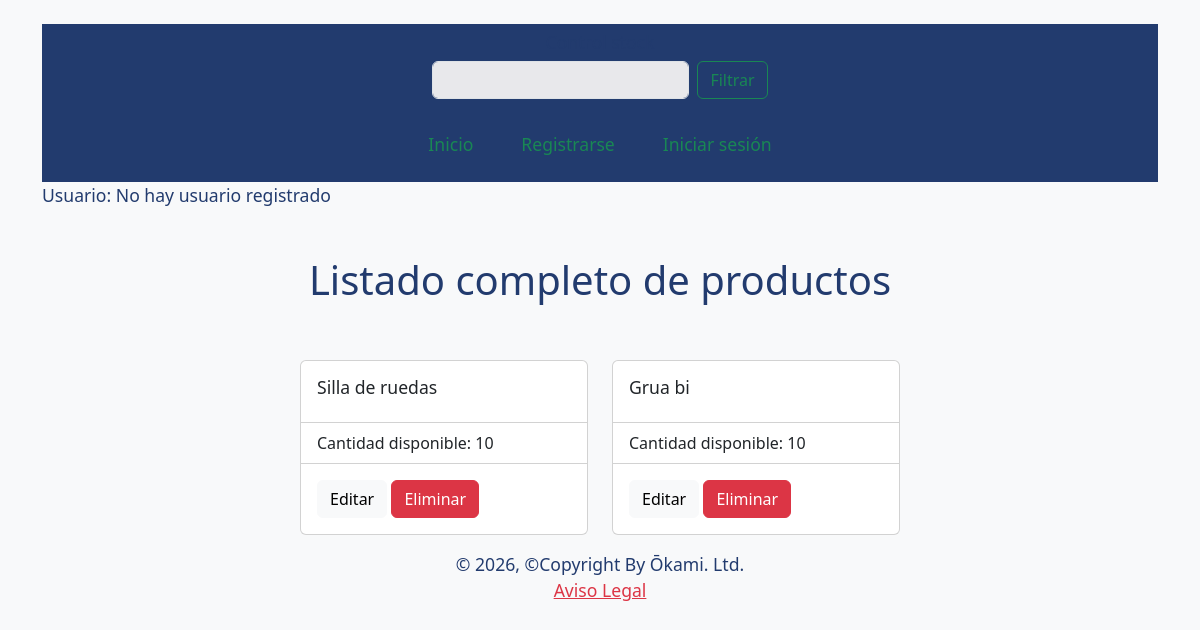
Before: /products/ with the older database file.
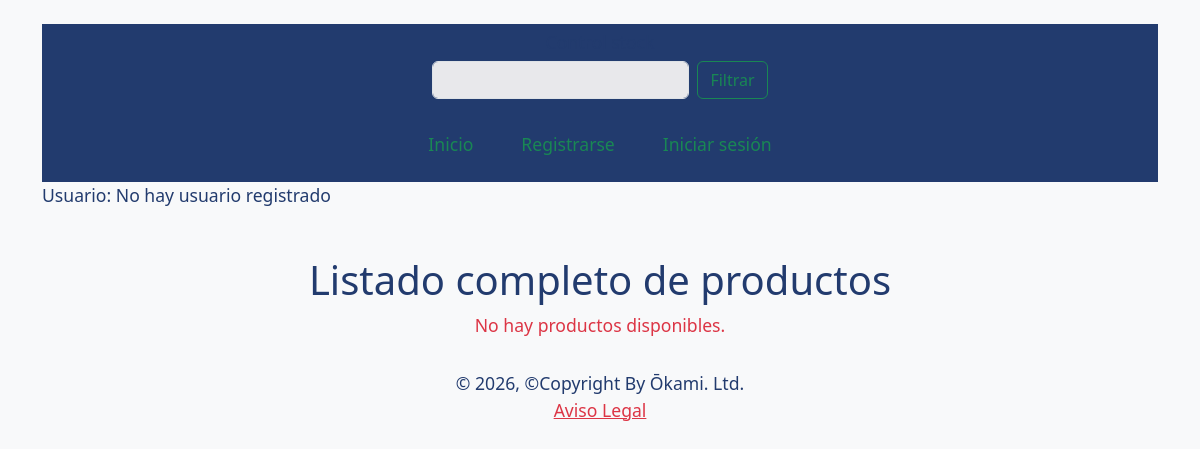
After: the same page with the newer database file.
### products/models.py (models this page shows, shortened)
class Products(models.Model):
    product = models.ForeignKey(User,  on_delete=models.CASCADE, related_name="products", verbose_name=("Producto"))
    product_name = models.CharField(max_length=50, blank=True, verbose_name=("Nombre"))
    category = models.CharField(max_length=100, blank=True, verbose_name=("Categoria"))
    supplier = models.CharField(max_length=50, blank=True, verbose_name=("Proveedor"))
    add_at = models.DateTimeField(auto_now_add=True,  blank=True, verbose_name=("Fecha de entrada"))
    exit_at = models.DateTimeField(auto_now_add=True,  blank=True, null=True, verbose_name=("Fecha de salida"))
    stock = models.PositiveIntegerField(default=0, verbose_name=("Stock/Cantidad"))
    class Meta:
        verbose_name = 'Producto'
        verbose_name_plural = 'Productos'

### products/views.py (the view)
# urls.py: path('products/', ProductsListView.as_view(), name="products_list"),
class ProductsListView(ListView):
    model = Products
    template_name = "products/products_list.html"
    context_object_name = "products"

### core/templates/products/products_list.html (shortened to what this page needs)
{% extends 'general/layout.html' %}
{% block content %}
<div class="container-fluid d-flex flex-column align-items-center mt-4">
  <h1 class="display-6">Listado completo de productos</h1>
  <div class="d-flex flex-wrap">
    {% if products %}
    {% for product in products %}
      <div>
       {% include  '_includes/_products.html' %}
      </div>
    {% endfor %}
    {% else %}
      <p class="text-danger">No hay productos disponibles.</p>
    {% endif %}
  </div>
</div>
{% endblock %}

### core/templates/general/layout.html (shortened to what this page needs)
 {% load static %}
<html lang="es">
  <head>
    <link href="https://cdn.jsdelivr.net/npm/bootstrap@5.3.3/dist/css/bootstrap.min.css" rel="stylesheet">
    <link rel="stylesheet" href="https://cdn.jsdelivr.net/npm/bootstrap-icons@1.11.3/font/bootstrap-icons.min.css">
    <link rel="stylesheet" href="{% static 'css/styles.css' %}">
  </head>
  <body class="bg-light">
    <div class= "container">
      {% include "_includes/_header.html" %}
      {% block content %}
      {% endblock%}
      {% include "_includes/_footer.html" %}
    </div>
  </body>
</html>

### core/templates/_includes/_header.html (shortened to what this page needs)
{% load static %}
<header class=" mb-4 mt-4 ">
    <nav class="navbar navbar-expand-lg ">
        <div class="container-fluid d-flex flex-column">
            <div class="">
                <h5 class="text-center">Control stock</h5>
                <form class="d-flex" role="search" action="{% url "search" %}" method="get">
                    <input id="django-form-input"  name="search"  class="form-control me-2" type="search"  aria-label="Search"/>
                    <button class="btn btn-outline-success"  type="submit">Filtrar</button>
                </form>
            </div>
            <section class="offcanvas offcanvas-start bg-dark text-white" id="sidebar" tabindex="-1">
                <div class="offcanvas-body d-flex flex-column justify-content-between px-0">
                    <ul class="navbar-nav fs-5 justify-content-evenly">
                        <li class="nav-item px-3 py-2">
                            <a class="nav-link text-success" href="{% url 'home' %}">Inicio</a>
                        </li>
                        {% if not request.user.is_authenticated %}
                        <li class="nav-item px-3 py-2">
                            <a class="nav-link text-success" href="{% url 'register' %}">Registrarse</a>
                        </li>
                        <li class="nav-item px-3 py-2">
                            <a class="nav-link text-success" href="{% url 'login' %}">Iniciar sesión</a>
                        </li>
                        {% endif %}
                    </ul>
                </div>
            </section>
        </div>
    </nav>
    <p >Usuario: {{ user.username|default:"No hay usuario registrado" }}</p>
</header>

### core/templates/_includes/_footer.html (shortened to what this page needs)
{% load i18n %}
{% load static %}
<footer class="container-fluid mt-3" id="footer">
    <center>
        <p>
           &copy;
           {% now 'Y' %},
            ©Copyright <span class="span">By Ōkami. Ltd.</span><br>
            <a class="link-danger" href="{% static 'docs/Aviso_Legal.pdf' %}" target="_blank">{% trans "Aviso Legal" %}</a></p>
    </center>
</footer>

### core/templates/_includes/_products.html
<div  class="container mt-5 ">
    <div class="card" style="width: 18rem;">
        <div class="card-body">
            <h5 class="card-title">{{ product.product_name}}</h5>
        </div>
        <ul class="list-group list-group-flush">
            <li class="list-group-item">Cantidad disponible: {{ product.stock}}</li>
        </ul>
        <div class="card-body">
            <a href="#" class="btn btn-light">Editar</a>
            <a href="#" class="btn btn-danger">Eliminar</a>
        </div>
    </div>
</div>

### core/static/css/styles.css (style rules this page uses)
.form-control { background-color: #e8e8eb; }
#django-form-input { background-color: #e8e8eb; }
.nav-link,h5,p ,h1,h2,h3,h4,h6 { color:#223b6e; font-size: 1.1rem; }
.navbar { background-color: #223b6e; }

Changed rows visible on the page:
removed Products: product_name "Silla de ruedas", stock "10"
removed Products: product_name "Grua bi", stock "10"
Other visible differences:
text now shown: "No hay productos disponibles."
